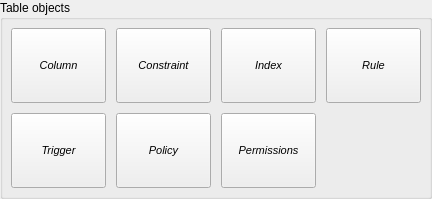
       <widget class="QGroupBox" name="tab_objs_grp">
        <property name="title">
         <string>Table objects</string>
        </property>
        <layout class="QGridLayout" name="gridLayout_7">
         <property name="leftMargin">
          <number>4</number>
         </property>
         <property name="topMargin">
          <number>4</number>
         </property>
         <property name="rightMargin">
          <number>4</number>
         </property>
         <property name="bottomMargin">
          <number>4</number>
         </property>
         <item row="0" column="0">
          <widget class="QWidget" name="tab_objs_btns_wgt" native="true">
           <property name="sizePolicy">
            <sizepolicy hsizetype="Preferred" vsizetype="Fixed">
             <horstretch>0</horstretch>
             <verstretch>0</verstretch>
            </sizepolicy>
           </property>
           <layout class="QGridLayout" name="gridLayout_2">
            <property name="leftMargin">
             <number>4</number>
            </property>
            <property name="topMargin">
             <number>4</number>
            </property>
            <property name="rightMargin">
             <number>4</number>
            </property>
            <property name="bottomMargin">
             <number>4</number>
            </property>
            <property name="spacing">
             <number>10</number>
            </property>
            <item row="0" column="4">
             <widget class="QToolButton" name="constraint_tb">
              <property name="sizePolicy">
               <sizepolicy hsizetype="Preferred" vsizetype="Fixed">
                <horstretch>0</horstretch>
                <verstretch>0</verstretch>
               </sizepolicy>
              </property>
              <property name="minimumSize">
               <size>
                <width>95</width>
                <height>75</height>
               </size>
              </property>
              <property name="font">
               <font>
                <pointsize>8</pointsize>
                <weight>50</weight>
                <italic>true</italic>
                <bold>false</bold>
               </font>
              </property>
              <property name="focusPolicy">
               <enum>Qt::NoFocus</enum>
              </property>
              <property name="text">
               <string>Constraint</string>
              </property>
              <property name="icon">
               <iconset resource="../res/resources.qrc">
                <normaloff>:/icons/icons/constraint.png</normaloff>:/icons/icons/constraint.png</iconset>
              </property>
              <property name="iconSize">
               <size>
                <width>32</width>
                <height>32</height>
               </size>
              </property>
              <property name="popupMode">
               <enum>QToolButton::InstantPopup</enum>
              </property>
              <property name="toolButtonStyle">
               <enum>Qt::ToolButtonTextUnderIcon</enum>
              </property>
             </widget>
            </item>
            <item row="0" column="2">
             <widget class="QToolButton" name="column_tb">
              <property name="sizePolicy">
               <sizepolicy hsizetype="Preferred" vsizetype="Fixed">
                <horstretch>0</horstretch>
                <verstretch>0</verstretch>
               </sizepolicy>
              </property>
              <property name="minimumSize">
               <size>
                <width>95</width>
                <height>75</height>
               </size>
              </property>
              <property name="font">
               <font>
                <pointsize>8</pointsize>
                <weight>50</weight>
                <italic>true</italic>
                <bold>false</bold>
               </font>
              </property>
              <property name="focusPolicy">
               <enum>Qt::NoFocus</enum>
              </property>
              <property name="text">
               <string>Column</string>
              </property>
              <property name="icon">
               <iconset resource="../res/resources.qrc">
                <normaloff>:/icons/icons/column.png</normaloff>:/icons/icons/column.png</iconset>
              </property>
              <property name="iconSize">
               <size>
                <width>32</width>
                <height>32</height>
               </size>
              </property>
              <property name="popupMode">
               <enum>QToolButton::InstantPopup</enum>
              </property>
              <property name="toolButtonStyle">
               <enum>Qt::ToolButtonTextUnderIcon</enum>
              </property>
             </widget>
            </item>
            <item row="1" column="8">
             <widget class="QToolButton" name="tab_perms_tb">
              <property name="sizePolicy">
               <sizepolicy hsizetype="Preferred" vsizetype="Fixed">
                <horstretch>0</horstretch>
                <verstretch>0</verstretch>
               </sizepolicy>
              </property>
              <property name="minimumSize">
               <size>
                <width>95</width>
                <height>75</height>
               </size>
              </property>
              <property name="font">
               <font>
                <pointsize>8</pointsize>
                <weight>50</weight>
                <italic>true</italic>
                <bold>false</bold>
               </font>
              </property>
              <property name="focusPolicy">
               <enum>Qt::NoFocus</enum>
              </property>
              <property name="text">
               <string>Permissions</string>
              </property>
              <property name="icon">
               <iconset resource="../res/resources.qrc">
                <normaloff>:/icons/icons/permission.png</normaloff>:/icons/icons/permission.png</iconset>
              </property>
              <property name="iconSize">
               <size>
                <width>32</width>
                <height>32</height>
               </size>
              </property>
              <property name="popupMode">
               <enum>QToolButton::InstantPopup</enum>
              </property>
              <property name="toolButtonStyle">
               <enum>Qt::ToolButtonTextUnderIcon</enum>
              </property>
             </widget>
            </item>
            <item row="0" column="8">
             <widget class="QToolButton" name="index_tb">
              <property name="sizePolicy">
               <sizepolicy hsizetype="Preferred" vsizetype="Fixed">
                <horstretch>0</horstretch>
                <verstretch>0</verstretch>
               </sizepolicy>
              </property>
              <property name="minimumSize">
               <size>
                <width>95</width>
                <height>75</height>
               </size>
              </property>
              <property name="font">
               <font>
                <pointsize>8</pointsize>
                <weight>50</weight>
                <italic>true</italic>
                <bold>false</bold>
               </font>
              </property>
              <property name="focusPolicy">
               <enum>Qt::NoFocus</enum>
              </property>
              <property name="text">
               <string>Index</string>
              </property>
              <property name="icon">
               <iconset resource="../res/resources.qrc">
                <normaloff>:/icons/icons/index.png</normaloff>:/icons/icons/index.png</iconset>
              </property>
              <property name="iconSize">
               <size>
                <width>32</width>
                <height>32</height>
               </size>
              </property>
              <property name="popupMode">
               <enum>QToolButton::InstantPopup</enum>
              </property>
              <property name="toolButtonStyle">
               <enum>Qt::ToolButtonTextUnderIcon</enum>
              </property>
             </widget>
            </item>
            <item row="0" column="9">
             <widget class="QToolButton" name="rule_tb">
              <property name="sizePolicy">
               <sizepolicy hsizetype="Preferred" vsizetype="Fixed">
                <horstretch>0</horstretch>
                <verstretch>0</verstretch>
               </sizepolicy>
              </property>
              <property name="minimumSize">
               <size>
                <width>95</width>
                <height>75</height>
               </size>
              </property>
              <property name="font">
               <font>
                <pointsize>8</pointsize>
                <weight>50</weight>
                <italic>true</italic>
                <bold>false</bold>
               </font>
              </property>
              <property name="focusPolicy">
               <enum>Qt::NoFocus</enum>
              </property>
              <property name="text">
               <string>Rule</string>
              </property>
              <property name="icon">
               <iconset resource="../res/resources.qrc">
                <normaloff>:/icons/icons/rule.png</normaloff>:/icons/icons/rule.png</iconset>
              </property>
              <property name="iconSize">
               <size>
                <width>32</width>
                <height>32</height>
               </size>
              </property>
              <property name="popupMode">
               <enum>QToolButton::InstantPopup</enum>
              </property>
              <property name="toolButtonStyle">
               <enum>Qt::ToolButtonTextUnderIcon</enum>
              </property>
             </widget>
            </item>
            <item row="1" column="2">
             <widget class="QToolButton" name="trigger_tb">
              <property name="sizePolicy">
               <sizepolicy hsizetype="Preferred" vsizetype="Fixed">
                <horstretch>0</horstretch>
                <verstretch>0</verstretch>
               </sizepolicy>
              </property>
              <property name="minimumSize">
               <size>
                <width>95</width>
                <height>75</height>
               </size>
              </property>
              <property name="font">
               <font>
                <pointsize>8</pointsize>
                <weight>50</weight>
                <italic>true</italic>
                <bold>false</bold>
               </font>
              </property>
              <property name="focusPolicy">
               <enum>Qt::NoFocus</enum>
              </property>
              <property name="text">
               <string>Trigger</string>
              </property>
              <property name="icon">
               <iconset resource="../res/resources.qrc">
                <normaloff>:/icons/icons/trigger.png</normaloff>:/icons/icons/trigger.png</iconset>
              </property>
              <property name="iconSize">
               <size>
                <width>32</width>
                <height>32</height>
               </size>
              </property>
              <property name="popupMode">
               <enum>QToolButton::InstantPopup</enum>
              </property>
              <property name="toolButtonStyle">
               <enum>Qt::ToolButtonTextUnderIcon</enum>
              </property>
             </widget>
            </item>
            <item row="1" column="4">
             <widget class="QToolButton" name="policy_tb">
              <property name="sizePolicy">
               <sizepolicy hsizetype="Preferred" vsizetype="Fixed">
                <horstretch>0</horstretch>
                <verstretch>0</verstretch>
               </sizepolicy>
              </property>
              <property name="minimumSize">
               <size>
                <width>95</width>
                <height>75</height>
               </size>
              </property>
              <property name="font">
               <font>
                <pointsize>8</pointsize>
                <weight>50</weight>
                <italic>true</italic>
                <bold>false</bold>
               </font>
              </property>
              <property name="focusPolicy">
               <enum>Qt::NoFocus</enum>
              </property>
              <property name="text">
               <string>Policy</string>
              </property>
              <property name="icon">
               <iconset resource="../res/resources.qrc">
                <normaloff>:/icons/icons/policy.png</normaloff>:/icons/icons/policy.png</iconset>
              </property>
              <property name="iconSize">
               <size>
                <width>32</width>
                <height>32</height>
               </size>
              </property>
              <property name="popupMode">
               <enum>QToolButton::InstantPopup</enum>
              </property>
              <property name="toolButtonStyle">
               <enum>Qt::ToolButtonTextUnderIcon</enum>
              </property>
             </widget>
            </item>
           </layout>
          </widget>
         </item>
        </layout>
       </widget>
